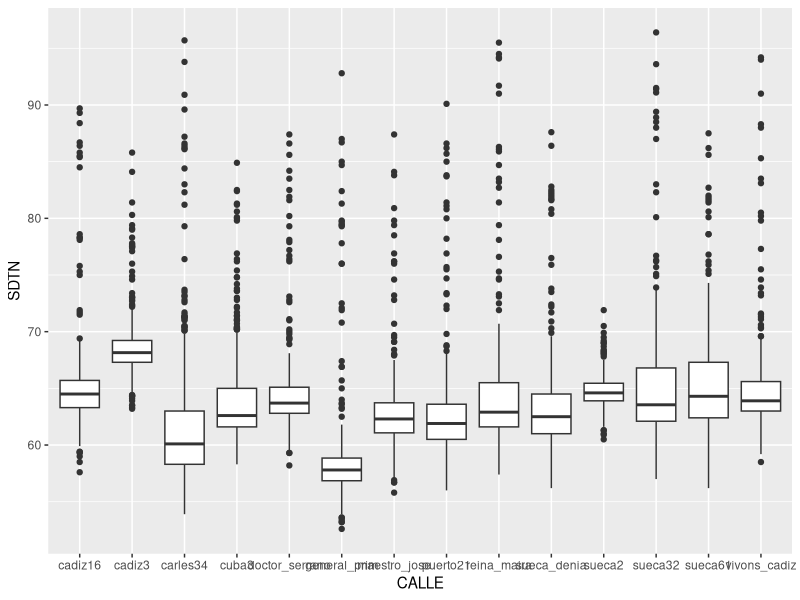
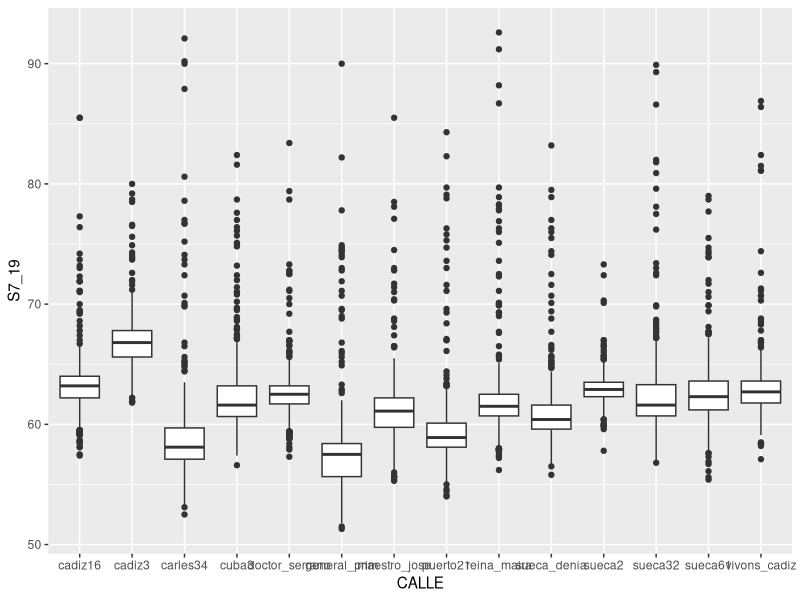
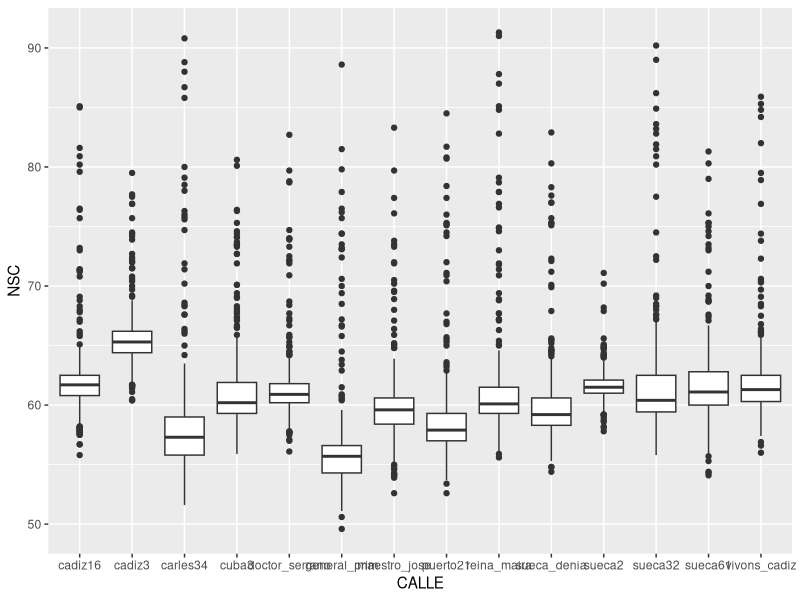
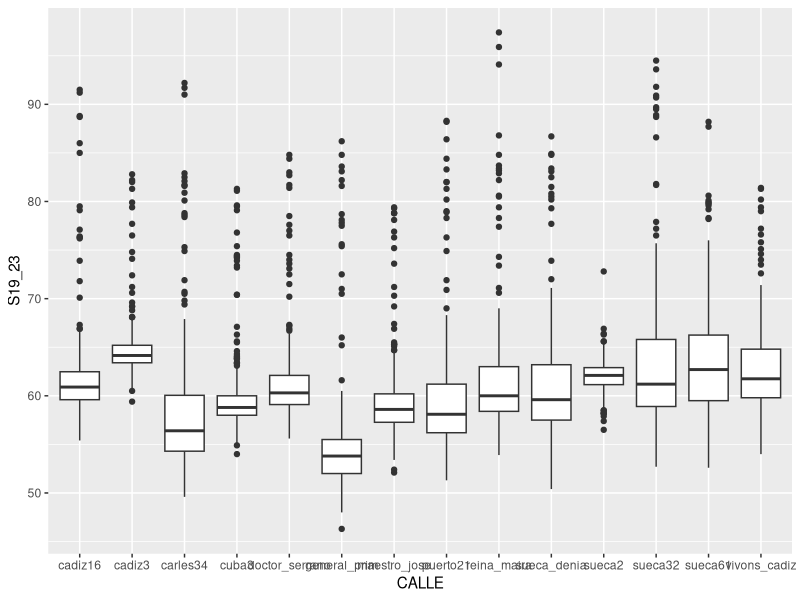
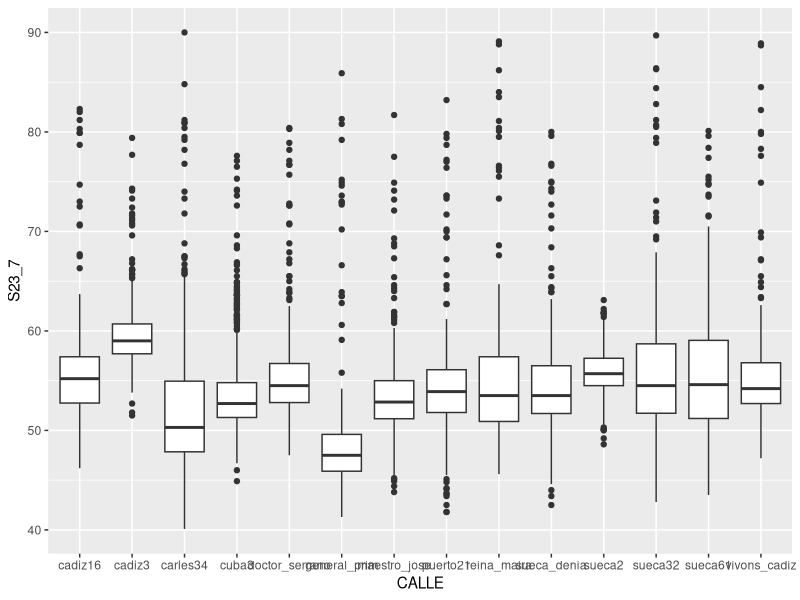

These figures' R source, in order: (Note: this script raises an error after producing the figures.)
## ---- chunk 1


# CONFIGURACIÓN GENERAL
library(knitr)
options(width = 100)

# Opciones generales de los chucks. Se utilizarán salvo cambios en el chunk
opts_chunk$set(echo=F, message = F, error = F, warning = F, comment = NA, fig.align = 'center', dpi = 200, tidy = F, cache.path = '.cache/', fig.path = './figura/')

# Opciones generales de dígitos cuando se incluyen tablas
#options(xtable.type = 'html')
knit_hooks$set(inline = function(x) {
  
  if(is.numeric(x)) {
    round(x, getOption('digits'))
  } else {
    paste(as.character(x), collapse = ', ')
  }
})
#knit_hooks$set(plot = knitr:::hook_plot_html)
## ---- chunk 2

# Especificamos las librerías necesarias en esta lista

packages = c("tidyverse","knitr",'readr','lubridate','dplyr','tidyr', 'ggplot2')

#use this function to check if each package is on the local machine
#if a package is installed, it will be loaded
#if any are not, the missing package(s) will be installed and loaded
package.check <- lapply(packages, FUN = function(x) {
  if (!require(x, character.only = TRUE)) {
    install.packages(x, dependencies = TRUE,repos='http://cran.rediris.es')
  }
  library(x, character.only = TRUE)
})

#verify they are loaded
search()

## ---- chunk 3
#knitr::include_graphics("figure/logoETSE.png")
## ---- chunk 4
library(readr)
cadiz3 <- read_csv("data/cadiz3.csv", col_types = cols(dateObserved = col_date(format = "%Y-%m-%d")))
cadiz3 <- cadiz3 %>% mutate(calle = "cadiz3")
cadiz16 <- read_csv("data/cadiz16.csv", col_types = cols(dateObserved = col_date(format = "%Y-%m-%d")))
cadiz16 <- cadiz16 %>% mutate(calle = "cadiz16")
carles34 <- read_csv("data/carles34.csv", col_types = cols(dateObserved = col_date(format = "%Y-%m-%d")))
carles34 <- carles34 %>% mutate(calle = "carles34")
cuba3 <- read_csv("data/cuba3.csv", col_types = cols(dateObserved = col_date(format = "%Y-%m-%d")))
cuba3 <- cuba3 %>% mutate(calle = "cuba3")
doctor_serrano <- read_csv("data/doctor_serrano.csv", col_types = cols(dateObserved = col_date(format = "%Y-%m-%d")))
doctor_serrano <- doctor_serrano %>% mutate(calle = "doctor_serrano")
general_prim <- read_csv("data/general_prim.csv", col_types = cols(dateObserved = col_date(format = "%Y-%m-%d")))
general_prim <- general_prim %>% mutate(calle = "general_prim")
maestro_jose <- read_csv("data/maestro_jose.csv", col_types = cols(dateObserved = col_date(format = "%Y-%m-%d")))
maestro_jose <- maestro_jose %>% mutate(calle = "maestro_jose")
puerto21 <- read_csv("data/puerto21.csv", col_types = cols(dateObserved = col_date(format = "%Y-%m-%d")))
puerto21 <- puerto21 %>% mutate(calle = "puerto21")
reina_maria <- read_csv("data/reina_maria.csv", col_types = cols(dateObserved = col_date(format = "%Y-%m-%d")))
reina_maria <- reina_maria %>% mutate(calle = "reina_maira")
sueca2 <- read_csv("data/sueca2.csv", col_types = cols(dateObserved = col_date(format = "%Y-%m-%d")))
sueca2 <- sueca2 %>% mutate(calle = "sueca2")
sueca32 <- read_csv("data/sueca32.csv", col_types = cols(dateObserved = col_date(format = "%Y-%m-%d")))
sueca32 <- sueca32 %>% mutate(calle = "sueca32")
sueca61 <- read_csv("data/sueca61.csv", col_types = cols(dateObserved = col_date(format = "%Y-%m-%d")))
sueca61 <- sueca61 %>% mutate(calle = "sueca61")
sueca_denia <- read_csv("data/sueca-denia.csv", col_types = cols(dateObserved = col_date(format = "%Y-%m-%d")))
sueca_denia <- sueca_denia %>% mutate(calle = "sueca_denia")
vivons_cadiz <- read_csv("data/vivons_cadiz.csv", col_types = cols(dateObserved = col_date(format = "%Y-%m-%d")))
vivons_cadiz <- vivons_cadiz %>% mutate(calle = "vivons_cadiz")


## ---- chunk 5
library(dplyr)
sonido_tidy<-bind_rows(cadiz16,cadiz3,carles34,cuba3,doctor_serrano,general_prim
                       ,maestro_jose,puerto21,reina_maria,sueca_denia,sueca2,
                       sueca32,sueca61,vivons_cadiz)

sonido_tidy <- sonido_tidy %>% select(6:12)
head(sonido_tidy)
tail(sonido_tidy)
## ---- chunk 6
variables <- c("NSC", "S7_19", "SDTN", "S19_23", "S23_7",  "Fecha", "CALLE")
names(sonido_tidy) <- variables
summary(sonido_tidy)
## ---- chunk 7
ggplot(sonido_tidy, aes(x = CALLE, y = SDTN)) + geom_boxplot()
ggplot(sonido_tidy, aes(x = CALLE, y = S7_19)) + geom_boxplot()
ggplot(sonido_tidy, aes(x = CALLE, y = NSC)) + geom_boxplot()
ggplot(sonido_tidy, aes(x = CALLE, y = S19_23)) + geom_boxplot()
ggplot(sonido_tidy, aes(x = CALLE, y = S23_7)) + geom_boxplot()
## ---- chunk 8
estadisticos<- sonido_tidy%>% filter(CALLE == 'cadiz16') %>% select(NSC:S23_7)  %>% summarise_at(list(min=min, max=max, med=mean , mediana=median,sd=sd))

quantiles <- estadistico %>% group_by(asignaturas)  %>% summarize(quant25 = quantile(notas,probs = q[1],na.rm = T),quant75 = quantile(notas,probs = q[3],na.rm = T))
